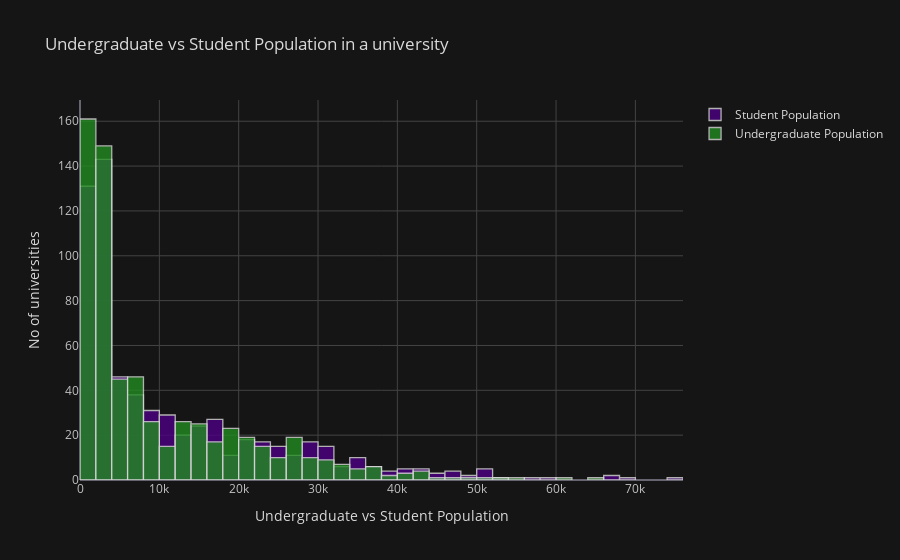

Write notebook code for a chart like this one.
### Code cell
data[['Student Population','Undergraduate Population']].iplot(kind='hist',color=['indigo','forestgreen'],theme='solar',title='Undergraduate vs Student Population in a university',xTitle='Undergraduate vs Student Population',yTitle='No of universities')

### Figure 1 — Plotly figure (JSON) as saved in the notebook; plotly's stock layout.template omitted (floating-point values rounded to 4 significant figures; data arrays with more than 128 entries replaced by an {"elided": "..."} marker saying what was removed)
{"data": [{"histfunc": "count", "histnorm": "", "marker": {"color": "rgba(75, 0, 130, 1.0)", "line": {"color": "#D9D9D9", "width": 1.3}}, "name": "Student Population", "opacity": 0.8, "orientation": "v", "type": "histogram", "x": {"elided": "650 int values"}}, {"histfunc": "count", "histnorm": "", "marker": {"color": "rgba(34, 139, 34, 1.0)", "line": {"color": "#D9D9D9", "width": 1.3}}, "name": "Undergraduate Population", "opacity": 0.8, "orientation": "v", "type": "histogram", "x": {"elided": "650 int values"}}], "layout": {"barmode": "overlay", "legend": {"bgcolor": "#151516", "font": {"color": "#D9D9D9"}}, "paper_bgcolor": "#151516", "plot_bgcolor": "#151516", "title": {"font": {"color": "#D9D9D9"}, "text": "Undergraduate vs Student Population in a university"}, "xaxis": {"gridcolor": "#434343", "showgrid": true, "tickfont": {"color": "#C2C2C2"}, "title": {"font": {"color": "#D9D9D9"}, "text": "Undergraduate vs Student Population"}, "zerolinecolor": "#666570", "type": "linear", "range": [-0.5, 76000.0], "autorange": true}, "yaxis": {"gridcolor": "#434343", "showgrid": true, "tickfont": {"color": "#C2C2C2"}, "title": {"font": {"color": "#D9D9D9"}, "text": "No of universities"}, "zerolinecolor": "#666570", "range": [0, 169.5], "autorange": true}, "autosize": true}}
